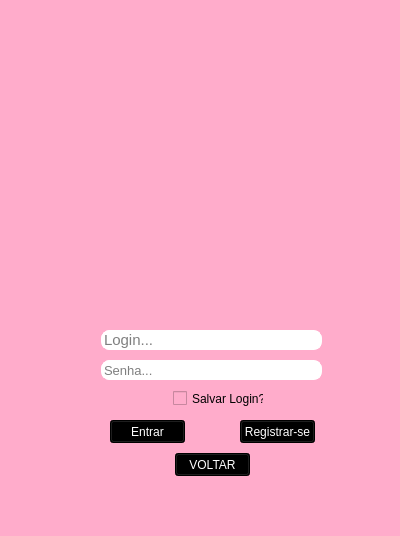
<?xml version="1.0" encoding="UTF-8"?>
<ui version="4.0">
 <class>Form</class>
 <widget class="QWidget" name="Form">
  <property name="geometry">
   <rect>
    <x>0</x>
    <y>0</y>
    <width>400</width>
    <height>536</height>
   </rect>
  </property>
  <property name="windowTitle">
   <string>Form</string>
  </property>
  <property name="styleSheet">
   <string notr="true">background-color: rgb(255, 172, 203);</string>
  </property>
  <widget class="QLabel" name="label">
   <property name="geometry">
    <rect>
     <x>70</x>
     <y>361</y>
     <width>33</width>
     <height>17</height>
    </rect>
   </property>
   <property name="text">
    <string/>
   </property>
   <property name="pixmap">
    <pixmap>../Users/889067/Downloads/Cadeado-removebg-preview.png</pixmap>
   </property>
   <property name="scaledContents">
    <bool>true</bool>
   </property>
  </widget>
  <widget class="QPushButton" name="entrar">
   <property name="geometry">
    <rect>
     <x>110</x>
     <y>420</y>
     <width>75</width>
     <height>23</height>
    </rect>
   </property>
   <property name="styleSheet">
    <string notr="true">background-color: #000000;
color: #ffffff;
</string>
   </property>
   <property name="text">
    <string>Entrar</string>
   </property>
   <property name="autoRepeat">
    <bool>false</bool>
   </property>
   <property name="autoDefault">
    <bool>true</bool>
   </property>
   <property name="default">
    <bool>false</bool>
   </property>
   <property name="flat">
    <bool>false</bool>
   </property>
  </widget>
  <widget class="QLabel" name="label_3">
   <property name="geometry">
    <rect>
     <x>67</x>
     <y>330</y>
     <width>21</width>
     <height>20</height>
    </rect>
   </property>
   <property name="text">
    <string/>
   </property>
   <property name="pixmap">
    <pixmap>imgs/user.png</pixmap>
   </property>
  </widget>
  <widget class="QLineEdit" name="senha">
   <property name="geometry">
    <rect>
     <x>101</x>
     <y>360</y>
     <width>221</width>
     <height>20</height>
    </rect>
   </property>
   <property name="font">
    <font>
     <family>Arial</family>
     <pointsize>10</pointsize>
    </font>
   </property>
   <property name="styleSheet">
    <string notr="true">QLineEdit {
background-color: #fff;
border: 1px solid #fff;
border-radius: 8px;
}

QLineEdit:focus {
border: 2px solid #000000;

}</string>
   </property>
   <property name="text">
    <string/>
   </property>
   <property name="frame">
    <bool>true</bool>
   </property>
   <property name="echoMode">
    <enum>QLineEdit::Password</enum>
   </property>
   <property name="placeholderText">
    <string>Senha...</string>
   </property>
  </widget>
  <widget class="QLabel" name="label_2">
   <property name="geometry">
    <rect>
     <x>76</x>
     <y>359</y>
     <width>21</width>
     <height>21</height>
    </rect>
   </property>
   <property name="text">
    <string/>
   </property>
   <property name="pixmap">
    <pixmap>iMAGENs/Cadeado-removebg-preview.png</pixmap>
   </property>
   <property name="scaledContents">
    <bool>true</bool>
   </property>
  </widget>
  <widget class="QLabel" name="label_5">
   <property name="geometry">
    <rect>
     <x>68</x>
     <y>329</y>
     <width>35</width>
     <height>23</height>
    </rect>
   </property>
   <property name="text">
    <string/>
   </property>
   <property name="pixmap">
    <pixmap>iMAGENs/userpp-removebg-preview.png</pixmap>
   </property>
   <property name="scaledContents">
    <bool>true</bool>
   </property>
  </widget>
  <widget class="QCheckBox" name="checkBox">
   <property name="geometry">
    <rect>
     <x>173</x>
     <y>390</y>
     <width>91</width>
     <height>17</height>
    </rect>
   </property>
   <property name="text">
    <string>Salvar Login?</string>
   </property>
  </widget>
  <widget class="QPushButton" name="registrar">
   <property name="geometry">
    <rect>
     <x>240</x>
     <y>420</y>
     <width>75</width>
     <height>23</height>
    </rect>
   </property>
   <property name="styleSheet">
    <string notr="true">background-color: #000000;
color: #ffffff;
</string>
   </property>
   <property name="text">
    <string>Registrar-se</string>
   </property>
  </widget>
  <widget class="QLineEdit" name="nome">
   <property name="geometry">
    <rect>
     <x>101</x>
     <y>330</y>
     <width>221</width>
     <height>20</height>
    </rect>
   </property>
   <property name="font">
    <font>
     <family>Arial</family>
     <pointsize>11</pointsize>
    </font>
   </property>
   <property name="styleSheet">
    <string notr="true">QLineEdit {
background-color: #fff;
border: 1px solid #fff;
border-radius: 8px;
}

QLineEdit:focus {
border: 2px solid #000000;

}</string>
   </property>
   <property name="placeholderText">
    <string>Login...</string>
   </property>
  </widget>
  <widget class="QLabel" name="label_4">
   <property name="geometry">
    <rect>
     <x>31</x>
     <y>35</y>
     <width>341</width>
     <height>241</height>
    </rect>
   </property>
   <property name="text">
    <string/>
   </property>
   <property name="pixmap">
    <pixmap>iMAGENs/LOGO-removebg-preview.png</pixmap>
   </property>
   <property name="scaledContents">
    <bool>true</bool>
   </property>
  </widget>
  <widget class="QPushButton" name="voltar">
   <property name="geometry">
    <rect>
     <x>175</x>
     <y>453</y>
     <width>75</width>
     <height>23</height>
    </rect>
   </property>
   <property name="styleSheet">
    <string notr="true">color: rgb(255, 255, 255);
background-color: rgb(0, 0, 0);</string>
   </property>
   <property name="text">
    <string>VOLTAR</string>
   </property>
  </widget>
 </widget>
 <resources/>
 <connections/>
</ui>
